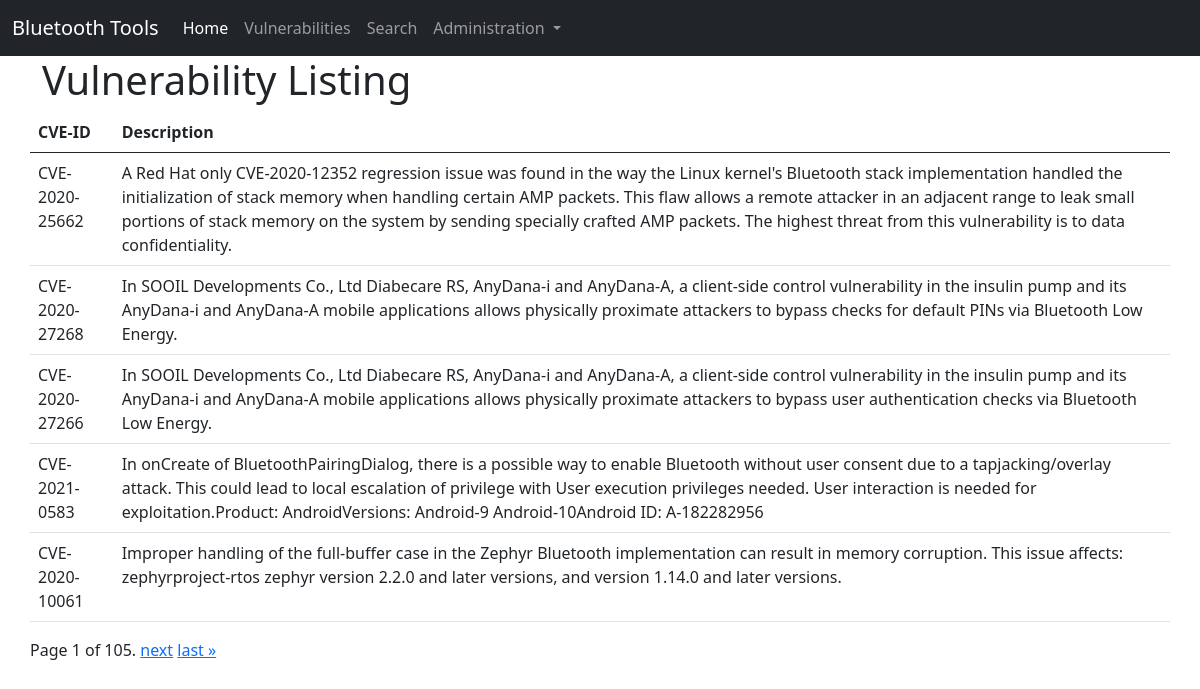
The app's page /paginate/ with its own data.
### home/models.py (models this page shows)
class CVETable(models.Model):
    cve_id = models.CharField(max_length=100, blank=False, null=False)
    cve_description = models.TextField(max_length=500, blank=False, null=False)
    data = models.JSONField()
    def __str__(self):
        return self.cve_id

### home/views.py (the view)
# urls.py: path('paginate/', views.PaginateListView.as_view(), name='paginate')
class PaginateListView(ListView):
    paginate_by=5
    model = CVETable
    def get_context_data(self, **kwargs):
        context = super().get_context_data(**kwargs)
        return context

### home/templates/home/cvetable_list.html (shortened to what this page needs)
{% extends 'home/base.html' %}
{% block content %}
<h1>Vulnerability Listing</h1>
<table class="table">
    <thead>
        <tr>
            <th>CVE-ID</th>
            <th>Description</th>
        </tr>
    </thead>
    <tbody>
        {% for vuln in object_list %}
        <tr>
            <td>{{ vuln }}</td>
            <td>{{ vuln.cve_description }}</td>
        </tr>
        {% endfor %}
    </tbody>
</table>
<div class="pagination">
    <span class="step-links">
        <span class="current">
            Page {{ page_obj.number }} of {{ page_obj.paginator.num_pages }}.
        </span>
        {% if page_obj.has_next %}
            <a href="?page={{ page_obj.next_page_number }}">next</a>
            <a href="?page={{ page_obj.paginator.num_pages }}">last &raquo;</a>
        {% endif %}
    </span>
</div>
{% endblock %}

### records on screen
CVETable: cve "CVE-2020-25662", cve_description "A Red Hat only CVE-2020-12352 regression issue was found in the way the Linux kernel's Bluetooth stack implementation handled the initialization of stack memory when handling certain AMP packets. This flaw allows a remote attacker in an adjacent range to leak small portions of stack memory on the system by sending specially crafted AMP packets. The highest threat from this vulnerability is to data confidentiality."
CVETable: cve "CVE-2020-27268", cve_description "In SOOIL Developments Co., Ltd Diabecare RS, AnyDana-i and AnyDana-A, a client-side control vulnerability in the insulin pump and its AnyDana-i and AnyDana-A mobile applications allows physically proximate attackers to bypass checks for default PINs via Bluetooth Low Energy."
CVETable: cve "CVE-2020-27266", cve_description "In SOOIL Developments Co., Ltd Diabecare RS, AnyDana-i and AnyDana-A, a client-side control vulnerability in the insulin pump and its AnyDana-i and AnyDana-A mobile applications allows physically proximate attackers to bypass user authentication checks via Bluetooth Low Energy."
CVETable: cve "CVE-2021-0583", cve_description "In onCreate of BluetoothPairingDialog, there is a possible way to enable Bluetooth without user consent due to a tapjacking/overlay attack. This could lead to local escalation of privilege with User execution privileges needed. User interaction is needed for exploitation.Product: AndroidVersions: Android-9 Android-10Android ID: A-182282956"
CVETable: cve "CVE-2020-10061", cve_description "Improper handling of the full-buffer case in the Zephyr Bluetooth implementation can result in memory corruption. This issue affects: zephyrproject-rtos zephyr version 2.2.0 and later versions, and version 1.14.0 and later versions."

### other values on screen
{{ page_obj.number }} "1"
{{ page_obj.paginator.num_pages }} "105"
